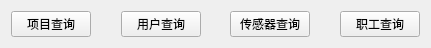
     <widget class="QWidget" name="layoutWidget">
      <property name="geometry">
       <rect>
        <x>150</x>
        <y>10</y>
        <width>431</width>
        <height>30</height>
       </rect>
      </property>
      <layout class="QHBoxLayout" name="horizontalLayout_4">
       <item>
        <widget class="QPushButton" name="pushButton_11">
         <property name="text">
          <string>项目查询</string>
         </property>
        </widget>
       </item>
       <item>
        <spacer name="horizontalSpacer_8">
         <property name="orientation">
          <enum>Qt::Horizontal</enum>
         </property>
         <property name="sizeHint" stdset="0">
          <size>
           <width>40</width>
           <height>20</height>
          </size>
         </property>
        </spacer>
       </item>
       <item>
        <widget class="QPushButton" name="pushButton_12">
         <property name="text">
          <string>用户查询</string>
         </property>
        </widget>
       </item>
       <item>
        <spacer name="horizontalSpacer_9">
         <property name="orientation">
          <enum>Qt::Horizontal</enum>
         </property>
         <property name="sizeHint" stdset="0">
          <size>
           <width>40</width>
           <height>20</height>
          </size>
         </property>
        </spacer>
       </item>
       <item>
        <widget class="QPushButton" name="pushButton_13">
         <property name="text">
          <string>传感器查询</string>
         </property>
        </widget>
       </item>
       <item>
        <spacer name="horizontalSpacer_10">
         <property name="orientation">
          <enum>Qt::Horizontal</enum>
         </property>
         <property name="sizeHint" stdset="0">
          <size>
           <width>40</width>
           <height>20</height>
          </size>
         </property>
        </spacer>
       </item>
       <item>
        <widget class="QPushButton" name="pushButton_14">
         <property name="text">
          <string>职工查询</string>
         </property>
        </widget>
       </item>
      </layout>
     </widget>
